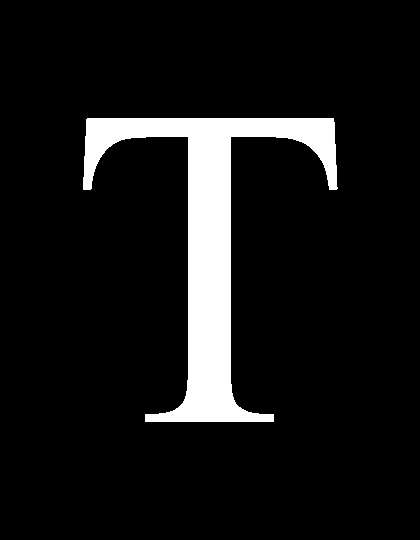
//> input picture DIP01/images/letterT.tif, 420 x 540 px
$ ./DIP01   (built with g++ and OpenCV 4)
//> lines starting //> are read from the running program, lines starting //| are printed output that depends on the picture; after the words box and inside, x2 and y2 are one past the last pixel; in counts of white or black regions, pixels touching at a corner belong together
### DIP01/utils.h
#ifndef __UTILS_H_
#define __UTILS_H_

constexpr auto M_PI = 3.14159265358979323846;

#include <iostream>
#include "opencv2/opencv.hpp"

using namespace std;
using namespace cv;


// Affine transform
float interp2D(float delta[2], float f[4], string interp_type="bilinear");
Mat warpAffine(Mat src, Mat affmat, string interp_type="bilinear");
Mat resize(Mat src, Size size, string interp_type="bilinear");
Mat rotate(Mat src, float radian, string interp_type="bilinear");
#endif

### DIP01/utils.cpp
#include "utils.h"
#include <cmath>


float interp2D(float delta[2], float f[4], string interp_type) {
	float a = 0;
	if (interp_type == "bilinear") {
		a = f[3] * delta[0] * delta[1] + f[2] * (1 - delta[0]) * delta[1] + f[1] * delta[0] * (1 - delta[1]) + f[0] * (1 - delta[0]) * (1 - delta[1]);
	}
	else if (interp_type == "nearest") {
		if (delta[0] < 0.5) {
			if (delta[1] < 0.5) {
				a = f[0];
			}
			else {
				a = f[2];
			}
		}
		else {
			if (delta[1] < 0.5) {
				a = f[1];
			}
			else {
				a = f[3];
			}
		}
	}
	return a;
}

Mat warpAffine(Mat src, Mat affine, string interp_type) {
	float* aff_data = (float*)affine.data;
	float Size_X, Size_Y;
	float X_temp, Y_temp;
	float delta[2], f[4];
	float vertex_x1, vertex_x2, vertex_x3, vertex_x4, vertex_y1, vertex_y2, vertex_y3, vertex_y4;
	float det;
	float rev_aff_data[9] = { 1,1,1,1,1,1,1,1,1 };
	int H = src.rows;
	int W = src.cols;
	float temp;


	vertex_x1 = ((aff_data[0] * 0) + (aff_data[1] * 0) + aff_data[2]) / ((aff_data[6] * 0) + (aff_data[7] * 0) + aff_data[8]);
	vertex_x2 = ((aff_data[0] * H) + (aff_data[1] * 0) + aff_data[2]) / ((aff_data[6] * H) + (aff_data[7] * 0) + aff_data[8]);
	vertex_x3 = ((aff_data[0] * 0) + (aff_data[1] * W) + aff_data[2]) / ((aff_data[6] * 0) + (aff_data[7] * W) + aff_data[8]);
	vertex_x4 = ((aff_data[0] * H) + (aff_data[1] * W) + aff_data[2]) / ((aff_data[6] * H) + (aff_data[7] * W) + aff_data[8]);
	vertex_y1 = ((aff_data[3] * 0) + (aff_data[4] * 0) + aff_data[5]) / ((aff_data[6] * 0) + (aff_data[7] * 0) + aff_data[8]);
	vertex_y2 = ((aff_data[3] * H) + (aff_data[4] * 0) + aff_data[5]) / ((aff_data[6] * H) + (aff_data[7] * 0) + aff_data[8]);
	vertex_y3 = ((aff_data[3] * 0) + (aff_data[4] * W) + aff_data[5]) / ((aff_data[6] * 0) + (aff_data[7] * W) + aff_data[8]);
	vertex_y4 = ((aff_data[3] * H) + (aff_data[4] * W) + aff_data[5]) / ((aff_data[6] * H) + (aff_data[7] * W) + aff_data[8]);
	Size_X = (int)MAX(MAX(vertex_x1, vertex_x2), MAX(vertex_x3, vertex_x4));
	Size_Y = (int)MAX(MAX(vertex_y1, vertex_y2), MAX(vertex_y3, vertex_y4));
	Mat dst(Size_X, Size_Y, CV_8UC1, Scalar(0));
	det = aff_data[0] * aff_data[4] * aff_data[8] + aff_data[1] * aff_data[5] * aff_data[6] + aff_data[2] * aff_data[3] * aff_data[7] - aff_data[7] * aff_data[0] * aff_data[5] - aff_data[8] * aff_data[1] * aff_data[3] - aff_data[6] * aff_data[2] * aff_data[4];
	rev_aff_data[0] = (aff_data[4] * aff_data[8] - aff_data[5] * aff_data[7]) / det;
	rev_aff_data[1] = (aff_data[2] * aff_data[7] - aff_data[1] * aff_data[8]) / det;
	rev_aff_data[2] = (aff_data[1] * aff_data[5] - aff_data[2] * aff_data[4]) / det;
	rev_aff_data[3] = (aff_data[5] * aff_data[6] - aff_data[3] * aff_data[8]) / det;
	rev_aff_data[4] = (aff_data[0] * aff_data[8] - aff_data[2] * aff_data[6]) / det;
	rev_aff_data[5] = (aff_data[2] * aff_data[3] - aff_data[0] * aff_data[5]) / det;
	rev_aff_data[6] = (aff_data[3] * aff_data[7] - aff_data[4] * aff_data[6]) / det;
	rev_aff_data[7] = (aff_data[1] * aff_data[6] - aff_data[0] * aff_data[7]) / det;
	rev_aff_data[8] = (aff_data[0] * aff_data[4] - aff_data[1] * aff_data[3]) / det;
	for (int i = 0; i < Size_X - 1; i++) {
		for (int j = 0; j < Size_Y - 1; j++) {
			X_temp = ((rev_aff_data[0] * i) + (rev_aff_data[1] * j) + rev_aff_data[2]) / ((rev_aff_data[6] * i) + (rev_aff_data[7] * j) + rev_aff_data[8]);
			if (X_temp < 0) {
				continue;
			}
			if (X_temp > H - 1) {
				continue;
			}
			Y_temp = ((rev_aff_data[3] * i) + (rev_aff_data[4] * j) + rev_aff_data[5]) / ((rev_aff_data[6] * i) + (rev_aff_data[7] * j) + rev_aff_data[8]);
			if (Y_temp < 0) {
				continue;
			}
			if (Y_temp > W - 1) {
				continue;
			}
			delta[0] = X_temp - trunc(X_temp);
			delta[1] = Y_temp - trunc(Y_temp);
			f[0] = src.at<uchar>(trunc(X_temp), trunc(Y_temp));
			f[1] = src.at<uchar>(trunc(X_temp) + 1, trunc(Y_temp));
			f[2] = src.at<uchar>(trunc(X_temp), trunc(Y_temp) + 1);
			f[3] = src.at<uchar>(trunc(X_temp) + 1, trunc(Y_temp) + 1);
			temp = interp2D(delta, f, interp_type);
			dst.at<uchar>(i, j) = temp;
		}
	}
	return dst;
}

Mat resize(Mat src, Size size, string interp_type) {
	float x_ratio, y_ratio;
	int H = src.rows;
	int W = src.cols;
	x_ratio = ((float)size.height) / H;
	y_ratio = ((float)size.width) / W;
	Mat affine = Mat::zeros(Size(3, 3), CV_32F);
	float* aff_data = (float*)affine.data;
	aff_data[0] = x_ratio;	aff_data[1] = 0.0;	aff_data[2] = 0.0;
	aff_data[3] = 0.0;	aff_data[4] = y_ratio;	aff_data[5] = 0.0;
	aff_data[6] = 0.0;	aff_data[7] = 0.0;	aff_data[8] = 1.0;
	Mat dst = warpAffine(src, affine, interp_type);
	return dst;
}

// [37 lines left out: function rotate, not called in this run]

### DIP01/DIP01.cpp
#include "utils.h"

int main(int argc, char* argv[])
{
	int implement = 1;
	if (implement == 1) {
		Mat src = imread("../images/letterT.tif", IMREAD_ANYCOLOR);
//> src: 540 rows x 420 cols, CV_8UC1; 8.8% white; 1 white region, box (x1, y1, x2, y2) and area: (83, 118, 338, 422) 19944
		if (src.empty()) {
			cout << "Input image does not exist." << endl;
			exit(-1);
		}
		int H = src.rows;
//> H = 540
		int W = src.cols;
//> W = 420

		string flags = "bilinear";
		src = resize(src, Size(500, 500), flags);//
//> in resize, `x_ratio = ((float)size.height) / H;`: x_ratio = 0.926
//> in resize, `y_ratio = ((float)size.width) / W;`: y_ratio = 1.19
//> in resize, `aff_data[0]= x_ratio`: affine = [[0.926, 0, 0], [0, 0, 0], [0, 0, 0]]
//> in resize, `aff_data[4]= y_ratio`: affine = [[0.926, 0, 0], [0, 1.19, 0], [0, 0, 0]]
//> in resize, `aff_data[8]= 1.0`: affine = [[0.926, 0, 0], [0, 1.19, 0], [0, 0, 1]]
//> in warpAffine, `vertex_x1 = ((aff_data[0] * 0) + (aff_data[1] * 0) + aff_data[2]) / ((..`: vertex_x1 = 0
//> in warpAffine, `vertex_x2 = ((aff_data[0] * H) + (aff_data[1] * 0) + aff_data[2]) / ((..`: vertex_x2 = 500
//> in warpAffine, `vertex_x3 = ((aff_data[0] * 0) + (aff_data[1] * W) + aff_data[2]) / ((..`: vertex_x3 = 0
//> in warpAffine, `vertex_x4 = ((aff_data[0] * H) + (aff_data[1] * W) + aff_data[2]) / ((..`: vertex_x4 = 500
//> in warpAffine, `vertex_y1 = ((aff_data[3] * 0) + (aff_data[4] * 0) + aff_data[5]) / ((..`: vertex_y1 = 0
//> in warpAffine, `vertex_y3 = ((aff_data[3] * 0) + (aff_data[4] * W) + aff_data[5]) / ((..`: vertex_y3 = 500
//> in warpAffine, `Mat dst(Size_X, Size_Y, CV_8UC1, Scalar(0));`: dst: 500 rows x 500 cols, CV_8UC1; every value is 0
//> in warpAffine, `det = aff_data[0] * aff_data[4] * aff_data[8] + aff_data[1] * aff_data..`: det = 1.1
//> in warpAffine, `rev_aff_data[0] = (aff_data[4] * aff_data[8] - aff_data[5] * aff_data[..`: rev_aff_data = [1.08, 1, 1, 1, 1, 1, 1, 1, 1]
//> in warpAffine, `rev_aff_data[1] = (aff_data[2] * aff_data[7] - aff_data[1] * aff_data[..`: rev_aff_data = [1.08, 0, 1, 1, 1, 1, 1, 1, 1]
//> in warpAffine, `rev_aff_data[2] = (aff_data[1] * aff_data[5] - aff_data[2] * aff_data[..`: rev_aff_data = [1.08, 0, 0, 1, 1, 1, 1, 1, 1]
//> in warpAffine, `rev_aff_data[3] = (aff_data[5] * aff_data[6] - aff_data[3] * aff_data[..`: rev_aff_data = [1.08, 0, 0, 0, 1, 1, 1, 1, 1]
//> in warpAffine, `rev_aff_data[4] = (aff_data[0] * aff_data[8] - aff_data[2] * aff_data[..`: rev_aff_data = [1.08, 0, 0, 0, 0.84, 1, 1, 1, 1]
//> in warpAffine, `rev_aff_data[5] = (aff_data[2] * aff_data[3] - aff_data[0] * aff_data[..`: rev_aff_data = [1.08, 0, 0, 0, 0.84, 0, 1, 1, 1]
//> in warpAffine, `rev_aff_data[6] = (aff_data[3] * aff_data[7] - aff_data[4] * aff_data[..`: rev_aff_data = [1.08, 0, 0, 0, 0.84, 0, 0, 1, 1]
//> in warpAffine, `rev_aff_data[7] = (aff_data[1] * aff_data[6] - aff_data[0] * aff_data[..`: rev_aff_data = [1.08, 0, 0, 0, 0.84, 0, 0, 0, 1]
//> the loop in warpAffine, `for (int i = 0; i < Size_X - 1; i++)` made 499 passes
//> X_temp on passes 1 to 3: 0, 1.08, 2.16
//> after the loop in warpAffine, `for (int i = 0; i < Size_X - 1; i++)`:
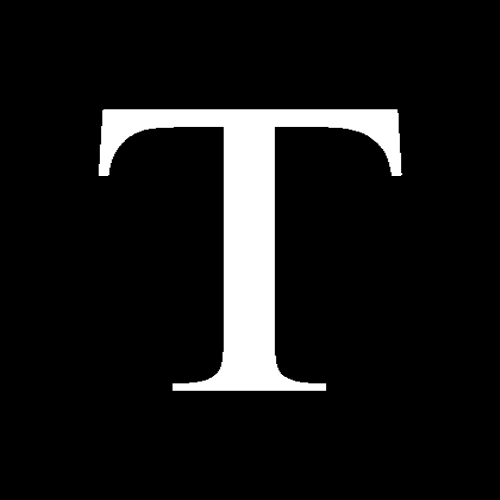
//> dst: 500 rows x 500 cols, CV_8UC1; min 0, max 255, mean 22.4
//> after the loop in warpAffine, `for (int i = 0; i < Size_X - 1; i++)`: X_temp = 537.8; Y_temp = 418.3; delta = [0.84, 0.32]; f = [0, 0, 0, 0]; temp = 0

		Mat affine = Mat::zeros(Size(3, 3), CV_32F);
		float* aff_data = (float*)affine.data;
		aff_data[0] = 1.5;	aff_data[1] = 0.0;	aff_data[2] = 0.0;
		aff_data[3] = 0.0;	aff_data[4] = 1.5;	aff_data[5] = 0.0;
		aff_data[6] = 0.0;	aff_data[7] = 0.0;	aff_data[8] = 1.0;

		imshow("Origin", src);
		Mat dst = warpAffine(src, affine, flags);
//> the loop in warpAffine (call 2), `for (int i = 0; i < Size_X - 1; i++)` made 749 passes
//> X_temp on passes 1 to 3: 0, 0.667, 1.33
		imshow("Affine_1", dst);
		aff_data[0] = 1.0;	aff_data[1] = -0.1;	aff_data[2] = -20.0;
		aff_data[3] = 0.2;	aff_data[4] = 2.0;	aff_data[5] = 0.0;
		aff_data[6] = 0.0;	aff_data[7] = 0.0;	aff_data[8] = 1.0;
		dst = warpAffine(src, affine, flags);
//> call 3 of warpAffine, with interp_type = "bilinear"
//> the loop in warpAffine (call 3), `for (int i = 0; i < Size_X - 1; i++)` made 479 passes
//> (X_temp, Y_temp) on passes 1 to 3: (74.16, 541.6), (75.15, 541.5), (76.14, 541.4)
//> after the loop in warpAffine (call 3), `for (int i = 0; i < Size_X - 1; i++)`:
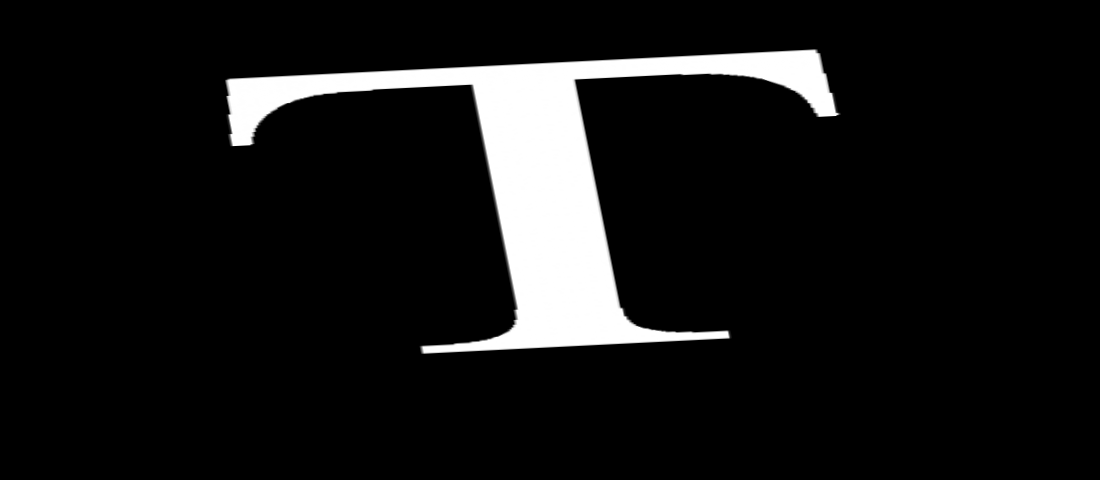
//> dst: 480 rows x 1100 cols, CV_8UC1; min 0, max 255, mean 21.4
//> after the loop in warpAffine (call 3), `for (int i = 0; i < Size_X - 1; i++)`: X_temp = 547.4; Y_temp = 9.6; delta = [0.96, 0.604]; temp = 0
		imshow("affine_2", dst);
	}
	else if (implement == 2) {
		Mat src = imread("../images/urban100_87.tif", IMREAD_ANYCOLOR);
		if (src.empty()) {
			cout << "Input image does not exist." << endl;
			exit(-1);
		}
		string flags = "bilinear";

		Mat dst = rotate(src, 0.7071, flags);
		dst = resize(dst, Size(500, 500), flags);
		imshow("Origin", src);
		imshow("Resize", dst);
		imshow("Rotate", dst);
		// [5 lines of commented-out code are left out]
		imwrite("rev_Rotate.tif", dst);
	}
	waitKey(0);
	destroyAllWindows();
	return 0;
}
